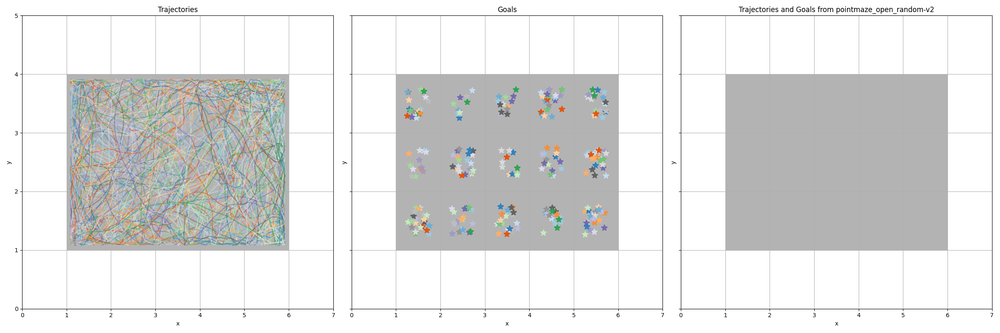
#> input picture assets/pointmaze_open_random-v2_trajectories.png, 1000 x 333 px, shrunk from 2400 x 800 before the run, found by its file name
$ python crop.py
#> lines starting #> are read from the running program, lines starting #| are printed output that depends on the picture
import os

from PIL import Image

image_files = [
    "pointmaze_open_random-v2_trajectories.png",
    "pointmaze_open_random-v3_trajectories.png",
    "D4RL-pointmaze-open-v2_trajectories.png",
    "pointmaze_u_random-v0_trajectories.png",
    "pointmaze_u_random-v1_trajectories.png",
    "D4RL-pointmaze-u-v2_trajectories.png",
    "pointmaze_medium_random-v1_trajectories.png",
    "pointmaze_medium_random-v2_trajectories.png",
    "D4RL-pointmaze-medium-v2_trajectories.png",
    "pointmaze_large_random-v1_trajectories.png",
    "pointmaze_large_random-v2_trajectories.png",
    "D4RL-pointmaze-large-v2_trajectories.png"
]

input_dir = "assets"
output_dir = "assets/cropped"
os.makedirs(output_dir, exist_ok=True)

for filename in image_files:
    path = os.path.join(input_dir, filename)
    with Image.open(path) as img:
#> img is the input picture: PIL image 1000x333 RGBA; mean R, G, B, A 224.6, 225.1, 224.3, 255
        w, h = img.size
#> w = 1000; h = 333
        cropped = img.crop((0, 0, int(2 * w / 3), h))
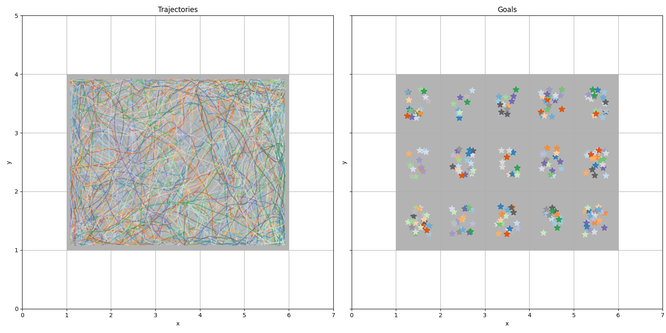
#> cropped: PIL image 666x333 RGBA; mean R, G, B, A 224.3, 224.9, 223.7, 255
        cropped.save(os.path.join(output_dir, filename))
#> pass 2 of the loop `for filename in image_files:`:
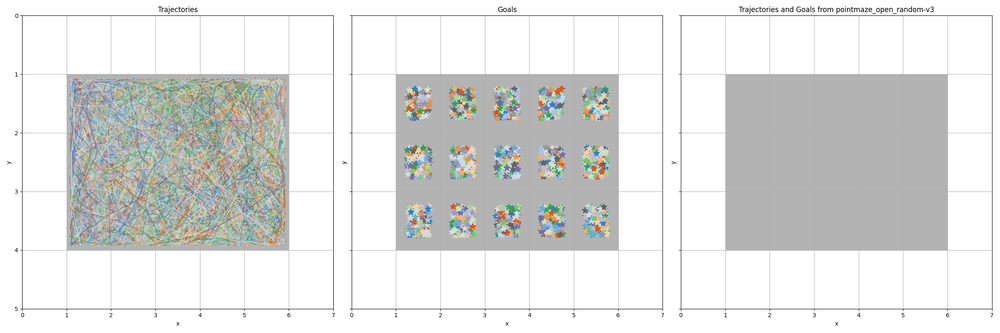
#> input picture assets/pointmaze_open_random-v3_trajectories.png, 1000 x 333 px, shrunk from 2400 x 800 before the run, found by its file name
#> img is the input picture: PIL image 1000x333 RGBA; mean R, G, B, A 223.7, 224.7, 223.2, 255
#> `cropped = img.crop((0, 0, int(2 * w / 3), h))`:
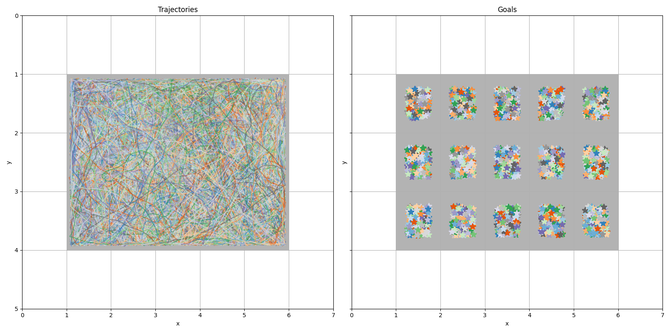
#> cropped: PIL image 666x333 RGBA; mean R, G, B, A 223, 224.4, 222.2, 255
#> pass 3 of the loop `for filename in image_files:`:
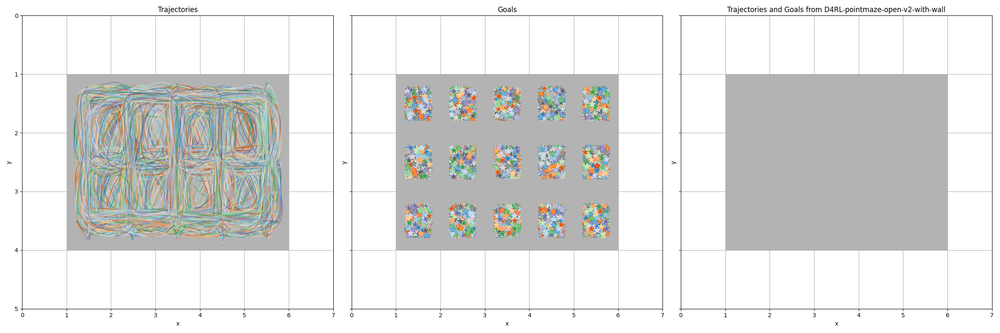
#> input picture assets/D4RL-pointmaze-open-v2_trajectories.png, 1000 x 333 px, shrunk from 2400 x 800 before the run, found by its file name
#> img is the input picture: PIL image 1000x333 RGBA; mean R, G, B, A 223.9, 224.7, 223.4, 255
#> `cropped = img.crop((0, 0, int(2 * w / 3), h))`:
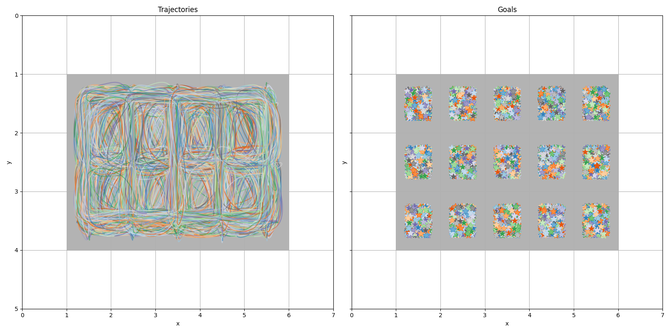
#> cropped: PIL image 666x333 RGBA; mean R, G, B, A 223.3, 224.4, 222.5, 255
#> (the run stopped early here; a loop or call above may not have finished)
